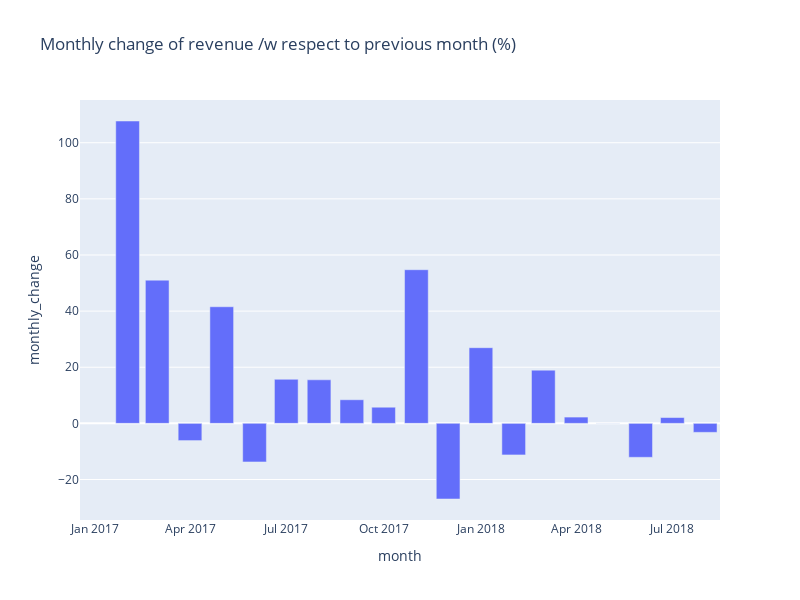

Notebook source saved alongside this figure:
### Code cell
mom_rev_change = _read_sql("mom_rev")
fig = px.bar(
    mom_rev, 
    x="month", 
    y="monthly_change", 
    title="Monthly change of revenue /w respect to previous month (%)",
    width=800,
    height=600
)
fig

### Figure 1 — Plotly figure (JSON) as saved in the notebook; plotly's stock layout.template omitted (floating-point values rounded to 4 significant figures)
{"data": [{"hovertemplate": "month=%{x}<br>monthly_change=%{y}<extra></extra>", "legendgroup": "", "marker": {"color": "#636efa", "pattern": {"shape": ""}}, "name": "", "orientation": "v", "showlegend": false, "textposition": "auto", "type": "bar", "x": ["2017-01-01T00:00:00.000000000", "2017-02-01T00:00:00.000000000", "2017-03-01T00:00:00.000000000", "2017-04-01T00:00:00.000000000", "2017-05-01T00:00:00.000000000", "2017-06-01T00:00:00.000000000", "2017-07-01T00:00:00.000000000", "2017-08-01T00:00:00.000000000", "2017-09-01T00:00:00.000000000", "2017-10-01T00:00:00.000000000", "2017-11-01T00:00:00.000000000", "2017-12-01T00:00:00.000000000", "2018-01-01T00:00:00.000000000", "2018-02-01T00:00:00.000000000", "2018-03-01T00:00:00.000000000", "2018-04-01T00:00:00.000000000", "2018-05-01T00:00:00.000000000", "2018-06-01T00:00:00.000000000", "2018-07-01T00:00:00.000000000", "2018-08-01T00:00:00.000000000"], "xaxis": "x", "y": [NaN, 107.7, 51.03, -6.13, 41.55, -13.74, 15.7, 15.52, 8.41, 5.75, 54.75, -26.95, 26.96, -11.25, 18.97, 2.24, 0.02, -12.1, 2.07, -3.2], "yaxis": "y"}], "layout": {"barmode": "relative", "height": 600, "legend": {"tracegroupgap": 0}, "title": {"text": "Monthly change of revenue /w respect to previous month (%)"}, "width": 800, "xaxis": {"anchor": "y", "domain": [0, 1], "title": {"text": "month"}}, "yaxis": {"anchor": "x", "domain": [0, 1], "title": {"text": "monthly_change"}}}}
